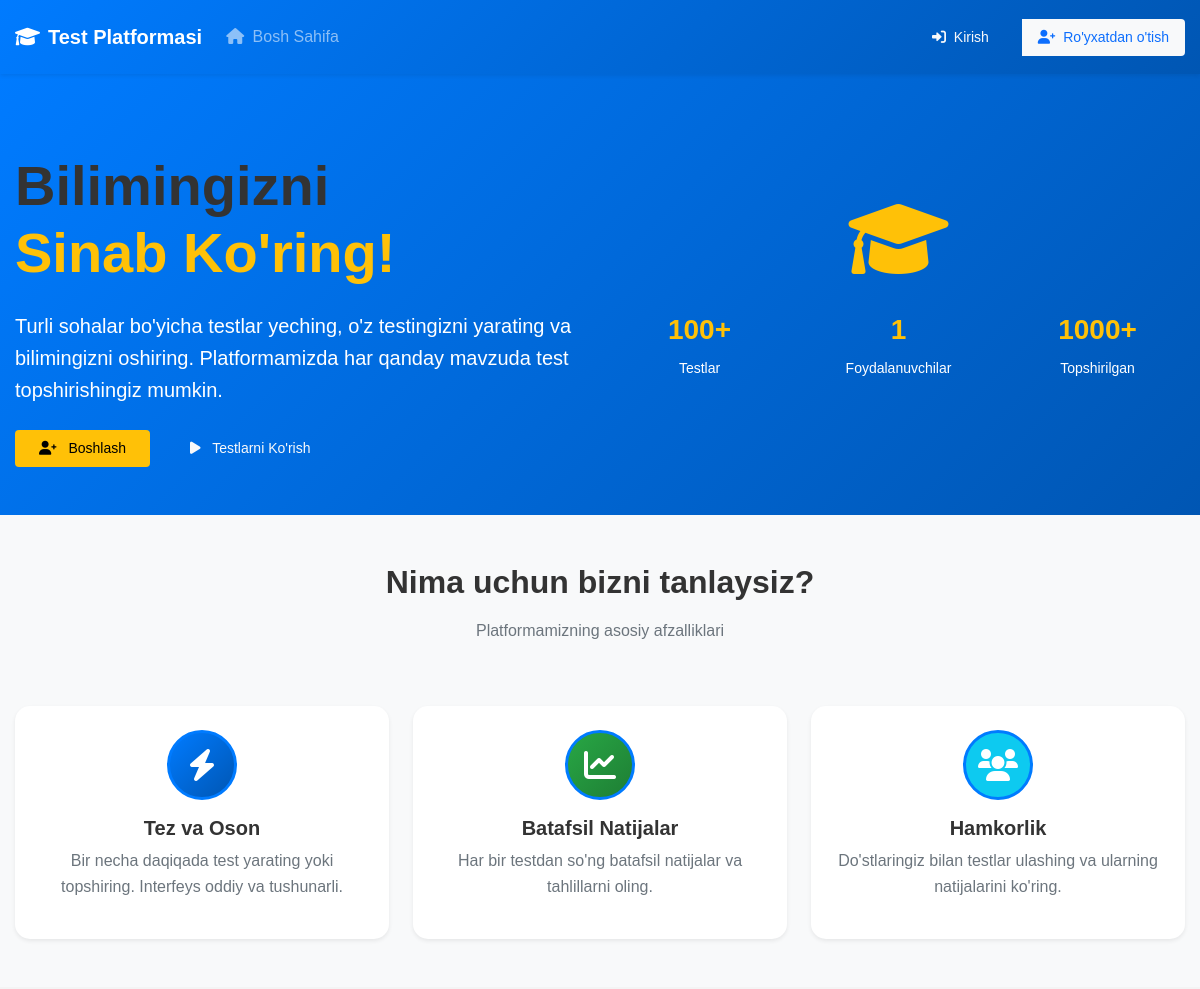
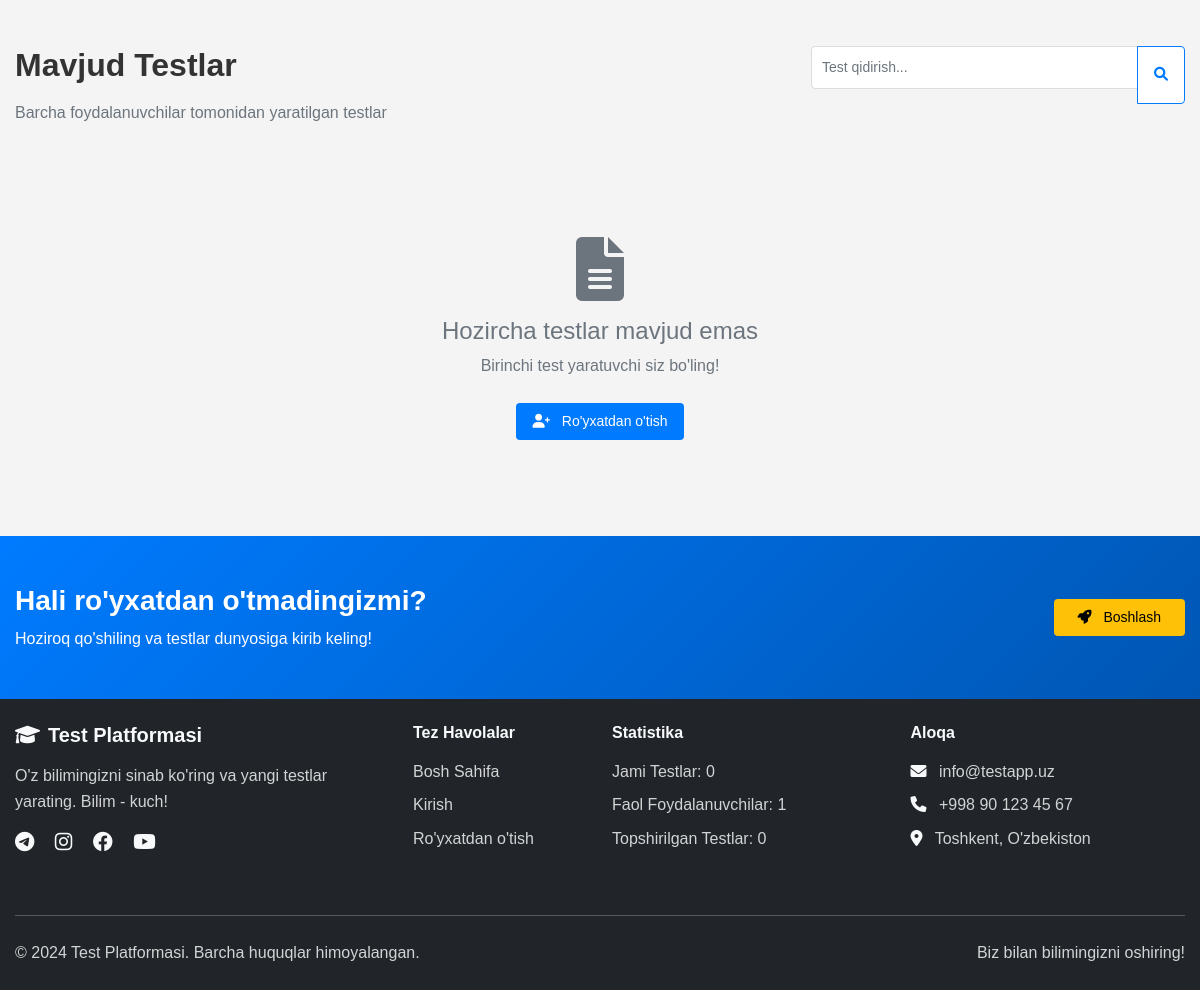
The app's page /, older data (2 pictures, top to bottom).
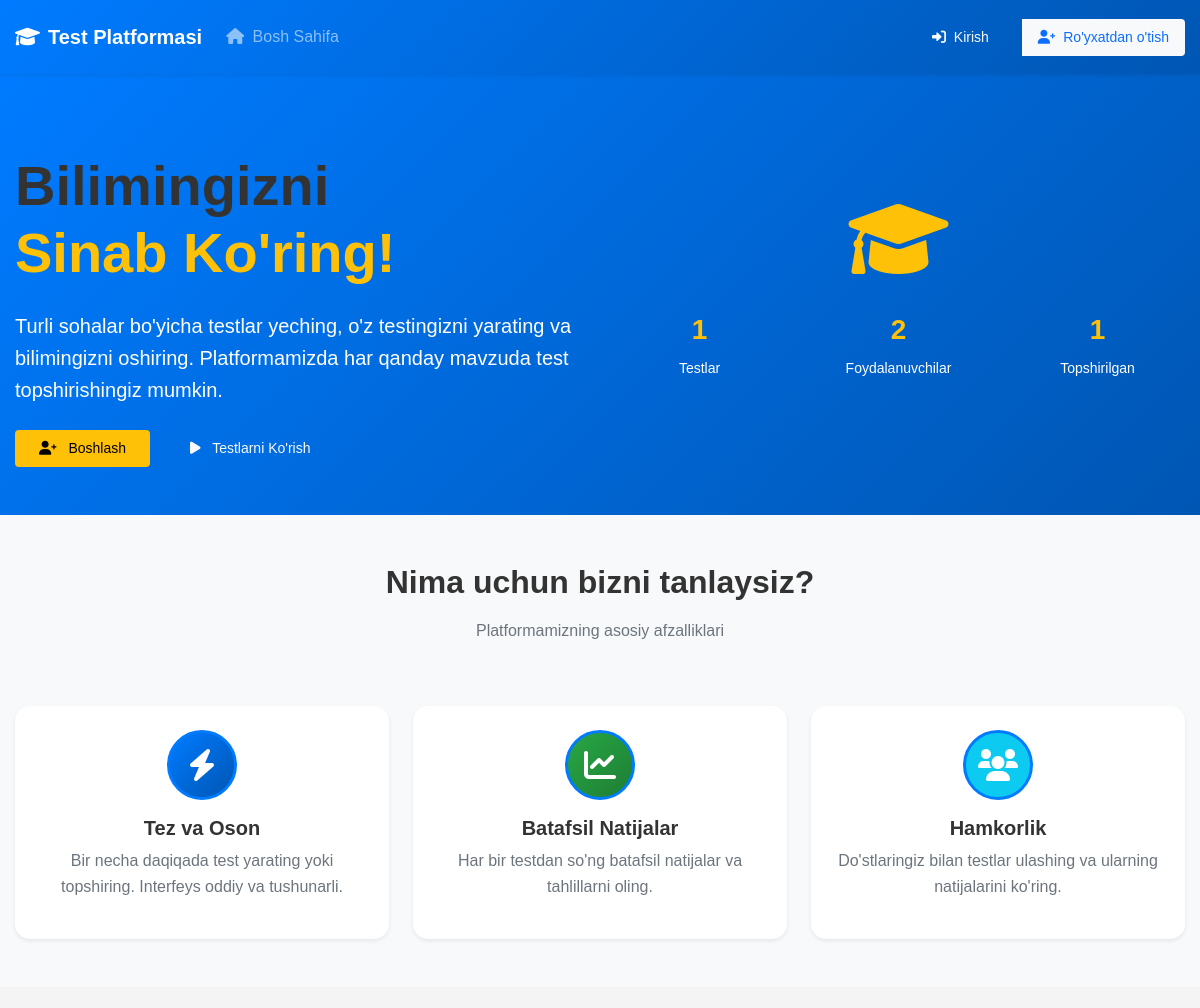
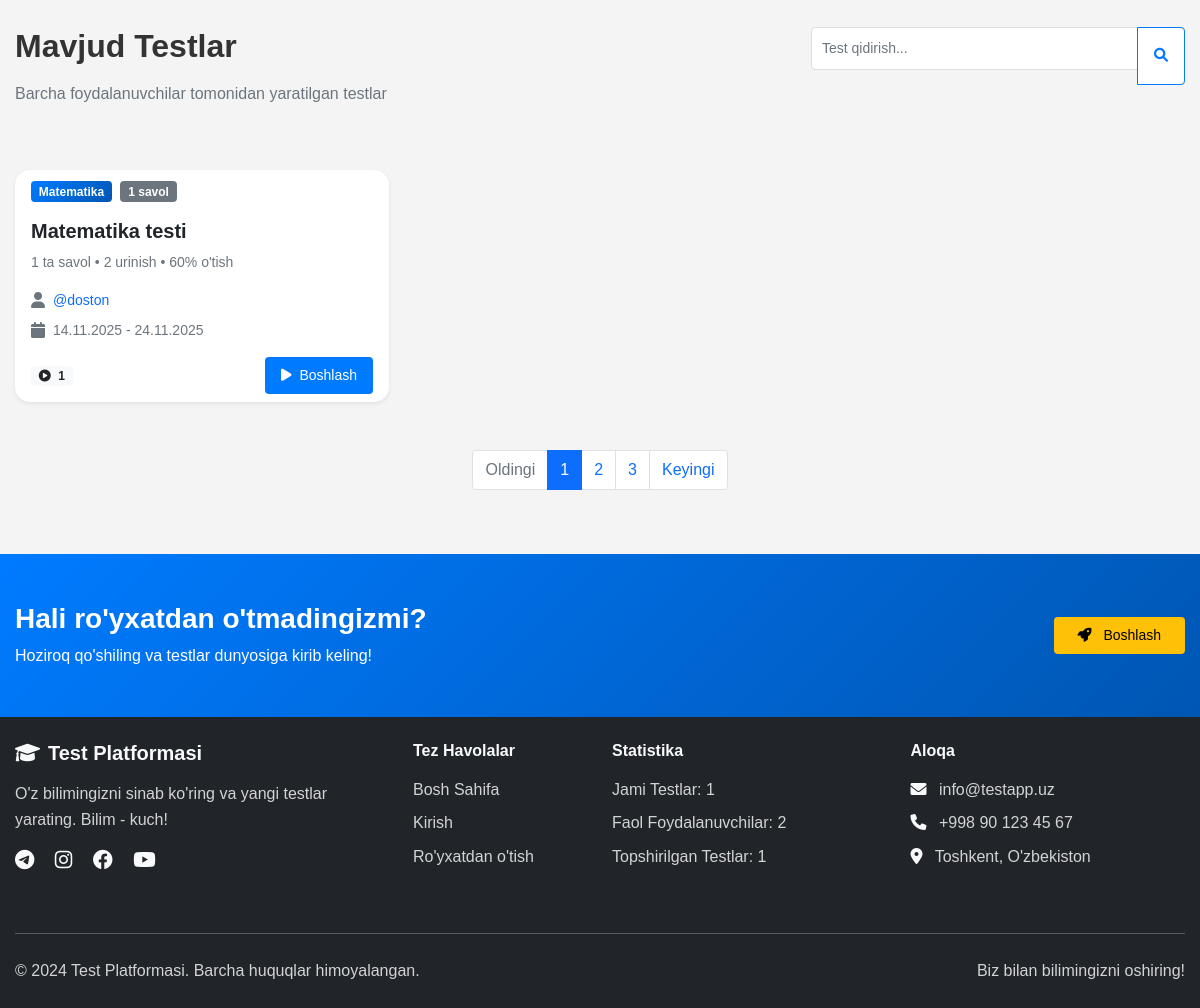
The same page, newer data (2 pictures, top to bottom).
### main/models.py (models this page shows, shortened)
class Test(models.Model):
    author = models.ForeignKey(User, on_delete=models.CASCADE)
    category = models.ForeignKey(Category, on_delete=models.CASCADE)
    title = models.CharField(max_length=200)
    maximum_attempts = models.PositiveBigIntegerField()
    start_date = models.DateTimeField(default=timezone.now)
    end_date = models.DateTimeField(default=timezone.now() + datetime.timedelta(days=10))
    pass_percentage = models.PositiveBigIntegerField()

class Category(models.Model):
    name = models.CharField(max_length=100)

### main/views.py (the view)
# urls.py: path('', views.index, name='index'),
def index(request):
    tests = Test.objects.all()
    total_tests_count = Test.objects.count()
    active_users_count = User.objects.filter(is_active=True).count()
    completed_tests_count = CheckTest.objects.count()
    context = {
        'tests': tests,
        'total_tests_count': total_tests_count,
        'active_users_count': active_users_count,
        'completed_tests_count': completed_tests_count,
    }
    return render(request, 'index.html', context)

### templates/index.html (shortened to what the changed rows need)
{% extends "base.html" %}
{% block content %}
<section class="hero-section bg-primary text-white py-5">
    <div class="container">
        <div class="row align-items-center">
            <div class="col-lg-6">
                <h1 class="display-4 fw-bold mb-4">
                    Bilimingizni<br>
                    <span class="text-warning">Sinab Ko'ring!</span>
                </h1>
            </div>
            <div class="col-lg-6 text-center">
                <div class="hero-image mt-4 mt-lg-0">
                    <div class="stats-container mt-4">
                        <div class="row text-center">
                            <div class="col-4">
                                <div class="stat-item">
                                    <h3 class="fw-bold text-warning">{{ total_tests_count|default:"100+" }}</h3>
                                    <small>Testlar</small>
                                </div>
                            </div>
                            <div class="col-4">
                                <div class="stat-item">
                                    <h3 class="fw-bold text-warning">{{ active_users_count|default:"500+" }}</h3>
                                    <small>Foydalanuvchilar</small>
                                </div>
                            </div>
                            <div class="col-4">
                                <div class="stat-item">
                                    <h3 class="fw-bold text-warning">{{ completed_tests_count|default:"1000+" }}</h3>
                                    <small>Topshirilgan</small>
                                </div>
                            </div>
                        </div>
                    </div>
                </div>
            </div>
        </div>
    </div>
</section>
<section class="py-5 bg-light">
    <div class="container">
        <div class="row text-center mb-5">
            <div class="col-lg-8 mx-auto">
                <h2 class="fw-bold mb-3">Nima uchun bizni tanlaysiz?</h2>
            </div>
        </div>
    </div>
</section>
<section id="tests" class="py-5">
    <div class="container">
        <div class="row mb-5">
            <div class="col-lg-8">
                <h2 class="fw-bold mb-3">Mavjud Testlar</h2>
            </div>
        </div>
        {% if tests %}
        <div class="row g-4" id="testsContainer">
            {% for test in tests %}
            <div class="col-xl-4 col-lg-6 col-md-6">
                <div class="test-card card border-0 shadow-sm h-100">
                    <div class="card-header bg-transparent border-0 pb-0">
                        <span class="badge bg-primary">{{ test.category.name }}</span>
                        <span class="badge bg-secondary ms-1">{{ test.question_set.count }} savol</span>
                    </div>
                    <div class="card-body">
                        <h5 class="card-title fw-bold">
                            <a href="{% url 'ready_to_test' test.id %}" class="text-decoration-none text-dark">
                                {{ test.title }}
                            </a>
                        </h5>
                        <p class="card-text text-muted small">
                            {{ test.question_set.count }} ta savol •
                            {{ test.maximum_attempts }} urinish •
                            {{ test.pass_percentage }}% o'tish
                        </p>
                        <div class="test-meta">
                            <div class="d-flex align-items-center mb-2">
                                <i class="fas fa-user text-muted me-2"></i>
                                <small class="text-muted">
                                    <a href="{% url 'profile' test.author.username %}" class="text-decoration-none">
                                        @{{ test.author.username }}
                                    </a>
                                </small>
                            </div>
                            <div class="d-flex align-items-center">
                                <i class="fas fa-calendar text-muted me-2"></i>
                                <small class="text-muted">
                                    {{ test.start_date|date:"d.m.Y" }} - {{ test.end_date|date:"d.m.Y" }}
                                </small>
                            </div>
                        </div>
                    </div>
                    <div class="card-footer bg-transparent border-0 pt-0">
                        <div class="d-flex justify-content-between align-items-center">
                            <span class="badge bg-light text-dark">
                                <i class="fas fa-play-circle me-1"></i>
                                {{ test.checktest_set.count }}
                            </span>
                            <a href="{% url 'ready_to_test' test.id %}" class="btn btn-primary btn-sm">
                                <i class="fas fa-play me-1"></i> Boshlash
                            </a>
                        </div>
                    </div>
                </div>
            </div>
            {% endfor %}
        </div>
        <div class="row mt-5">
            <div class="col-12">
                <nav aria-label="Testlar navigatsiyasi">
                    <ul class="pagination justify-content-center">
                        <li class="page-item disabled">
                            <a class="page-link" href="#" tabindex="-1">Oldingi</a>
                        </li>
                        <li class="page-item active"><a class="page-link" href="#">1</a></li>
                        <li class="page-item"><a class="page-link" href="#">2</a></li>
                        <li class="page-item"><a class="page-link" href="#">3</a></li>
                        <li class="page-item">
                            <a class="page-link" href="#">Keyingi</a>
                        </li>
                    </ul>
                </nav>
            </div>
        </div>
        {% else %}
        <div class="text-center py-5">
            <div class="empty-state">
                <i class="fas fa-file-alt fa-4x text-muted mb-3"></i>
                <h4 class="text-muted">Hozircha testlar mavjud emas</h4>
                <p class="text-muted mb-4">Birinchi test yaratuvchi siz bo'ling!</p>
                {% if user.is_authenticated %}
                <a href="{% url 'create_test' %}" class="btn btn-primary btn-lg">
                    <i class="fas fa-plus me-2"></i> Test Yaratish
                </a>
                {% else %}
                <a href="{% url 'signup' %}" class="btn btn-primary btn-lg">
                    <i class="fas fa-user-plus me-2"></i> Ro'yxatdan o'tish
                </a>
                {% endif %}
            </div>
        </div>
        {% endif %}
    </div>
</section>
{% endblock %}

Row changes from the older to the newer data that the page shows:
added Test: category.name "Matematika", question_set.count "1", title "Matematika testi", maximum_attempts "2", pass_percentage "60", author.username "doston", start_date "14.11.2025", end_date "24.11.2025", checktest_set.count "1"
Text that changed along with them:
{{ total_tests_count|default:"100+" }}: "100+" → "1"
{{ active_users_count|default:"500+" }}: "1" → "2"
{{ completed_tests_count|default:"1000+" }}: "1000+" → "1"
{{ total_tests_count }}: (not shown) → "1"
{{ active_users_count }}: "1" → "2"
{{ completed_tests_count }}: (not shown) → "1"
text no longer shown: "Hozircha testlar mavjud emas Birinchi test yaratuvchi siz bo'ling! Ro'yxatdan o'tish 0 0"
text now shown: "Oldingi 1 2 3 Keyingi"
